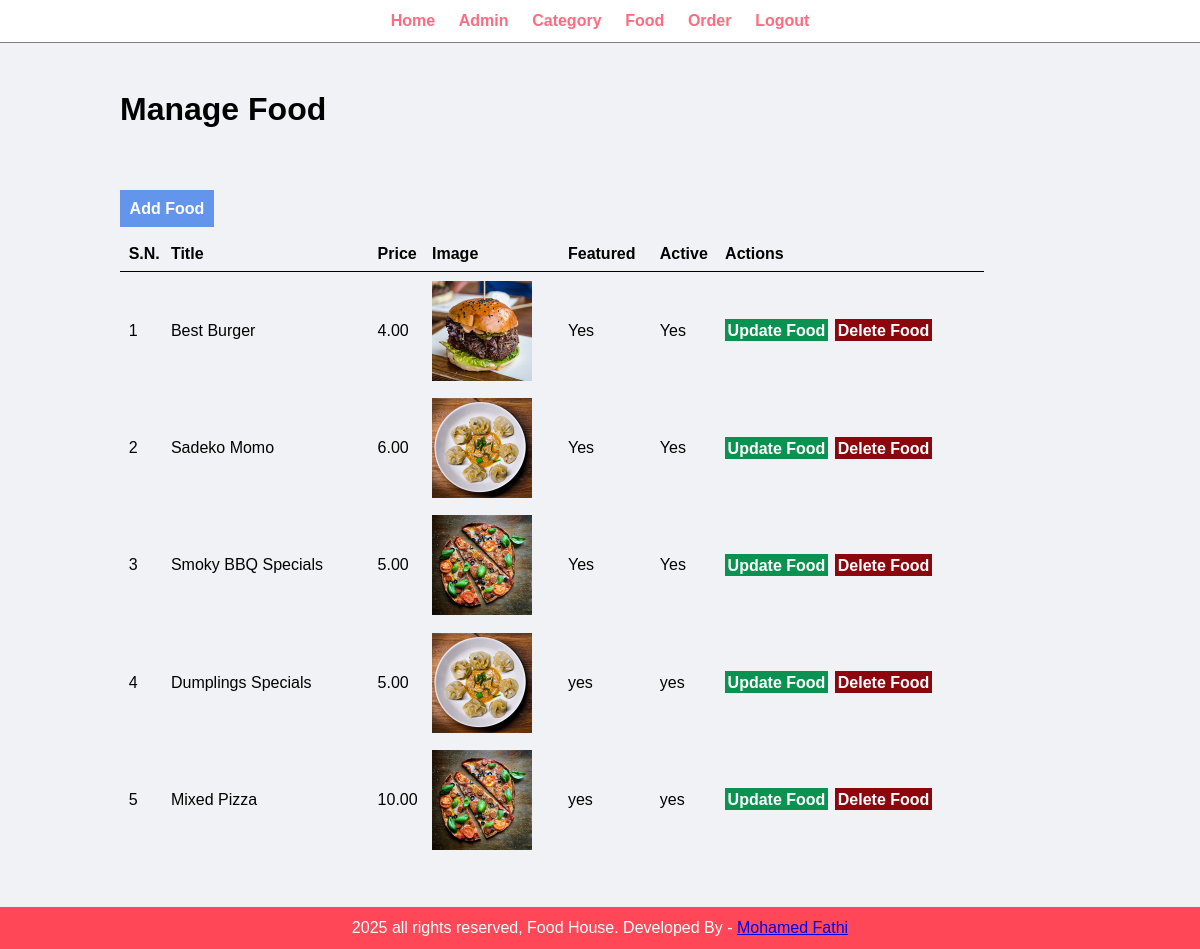
Screenshot of /admin/manage-food.php (signed in) with the database file from the repository.
### tables this page shows
CREATE TABLE `tbl_food` (
  `id` int NOT NULL,
  `title` varchar(100) NOT NULL,
  `description` text NOT NULL,
  `price` decimal(10,2) NOT NULL,
  `image_name` varchar(255) NOT NULL,
  `category_id` int UNSIGNED NOT NULL,
  `featured` varchar(10) NOT NULL,
  `active` varchar(10) NOT NULL
);

### admin/manage-food.php (the view, shortened to what this page needs)
<?php include "partials/menu.php"; ?>
<div class="main-content">
    <div class="wrapper">
        <h1>Manage Food</h1>
        <br /><br />
        <br><br>
        <a href="<?php echo SITEURL; ?>admin/add-food.php" class="btn-primary">Add Food</a>
        <br /><br />
        <table class="tbl-full">
            <tr>
                <th>S.N.</th>
                <th>Title</th>
                <th>Price</th>
                <th>Image</th>
                <th>Featured</th>
                <th>Active</th>
                <th>Actions</th>
            </tr>
            <?php
            $sql = "SELECT * FROM tbl_food";
            $res = mysqli_query($conn, $sql);
            if ($res) {
                $count = mysqli_num_rows($res);
                if ($count > 0) {
                    $sn = 1;
                    while ($rows = mysqli_fetch_assoc($res)) {
                        $id = $rows['id'];
                        $title = $rows['title'];
                        $price = $rows['price'];
                        $image_name = $rows['image_name'];
                        $featured = $rows['featured'];
                        $active = $rows['active'];
                        ?>
                        <tr>
                            <td><?php echo $sn++; ?></td>
                            <td><?php echo $title; ?></td>
                            <td><?php echo $price; ?></td>
                            <td>
                                <?php if(empty($image_name)) {
                                    echo "<div class='error'>Image Not Added</div>";
                                } else {
                                    ?>
                                    <img src="<?php echo SITEURL; ?>images/food/<?php echo $image_name; ?>" width="100px">
                                    <?php
                                }
                                ?>
                            </td>
                            <td><?php echo $featured; ?></td>
                            <td><?php echo $active; ?></td>
                            <td>
                                <a href="<?php echo SITEURL; ?>admin/update-food.php?id=<?php echo $id; ?>" class="btn-secondry">Update Food</a>
                                <a href="<?php echo SITEURL; ?>admin/delete-food.php?id=<?php echo $id; ?>&image_name=<?php echo $image_name; ?>" class="btn-danger">Delete Food</a>
                            </td>
                        </tr>
                        <?php
                    }
                } else {
                    ?>
                    <tr>
                        <td colspan="7"><div class="error">No Food Items Found</div></td>
                    </tr>
                    <?php
                }
            } else {
                ?>
                <tr>
                    <td colspan="7"><div class="error">Failed to retrieve food items</div></td>
                </tr>
                <?php
            }
            ?>
        </table>
    </div>
</div>
<?php include 'partials/footer.php'; ?>

### admin/partials/menu.php (shortened to what this page needs)
<html>
    <head>
        <link rel="stylesheet" href="../css/admin.css">
    </head>
    <div class="menu text-center">
        <div class="wrapper">
            <ul>
                <li><a href="index.php">Home</a></li>
                <li><a href="manage-admin.php">Admin</a></li>
                <li><a href="manage-category.php">Category</a></li>
                <li><a href="manage-food.php">Food</a></li>
                <li><a href="manage-order.php">Order</a></li>
                <li><a href="logout.php">Logout</a></li>
            </ul>
        </div>
    </div>

### admin/partials/footer.php
<div class="footer">
        <div class="wrapper">
            <p class="text-center">2025 all rights reserved, Food House. Developed By  - <a href="#">Mohamed Fathi</a></p>
        </div>
    </div>
</html>

### css/admin.css (style rules this page uses)
* { margin: 0; padding: 0; font-family: Arial, Helvetica, sans-serif; }
.wrapper { padding: 1%; width: 80%; margin: 0 auto; }
.text-center { text-align: center; }
.tbl-full { width: 90%; border-collapse: collapse; }
table tr th { border-bottom: 1px solid black; text-align: left; padding: 1%; }
table tr td { padding: 1%; }
.btn-primary { background-color: cornflowerblue; padding: 1%; text-decoration: none; color: white; font-weight: bold; }
.btn-secondry { margin-right: 3px; background-color: rgb(10, 146, 80); padding: 1%; text-decoration: none; color: white; font-weight: bold; }
.btn-danger { background-color: rgb(140, 6, 13); padding: 1%; text-decoration: none; color: white; font-weight: bold; }
.menu { border-bottom: 1px solid gray; }
.menu ul { list-style-type: none; }
.menu ul li { display: inline; padding: 1%; }
.menu ul li a { text-decoration: none; font-weight: bold; color: #ff6b81; }
.main-content { background-color: #f1f2f6; padding: 3% 0; }
.footer { background-color: #ff4757; color: white; }

### rows the page displays
tbl_food: title "Best Burger", price "4.00", image_name (picture), featured "Yes", active "Yes"
tbl_food: title "Sadeko Momo", price "6.00", image_name (picture), featured "Yes", active "Yes"
tbl_food: title "Smoky BBQ Specials", price "5.00", image_name (picture), featured "Yes", active "Yes"
tbl_food: title "Dumplings Specials", price "5.00", image_name (picture), featured "yes", active "yes"
tbl_food: title "Mixed Pizza", price "10.00", image_name (picture), featured "yes", active "yes"
